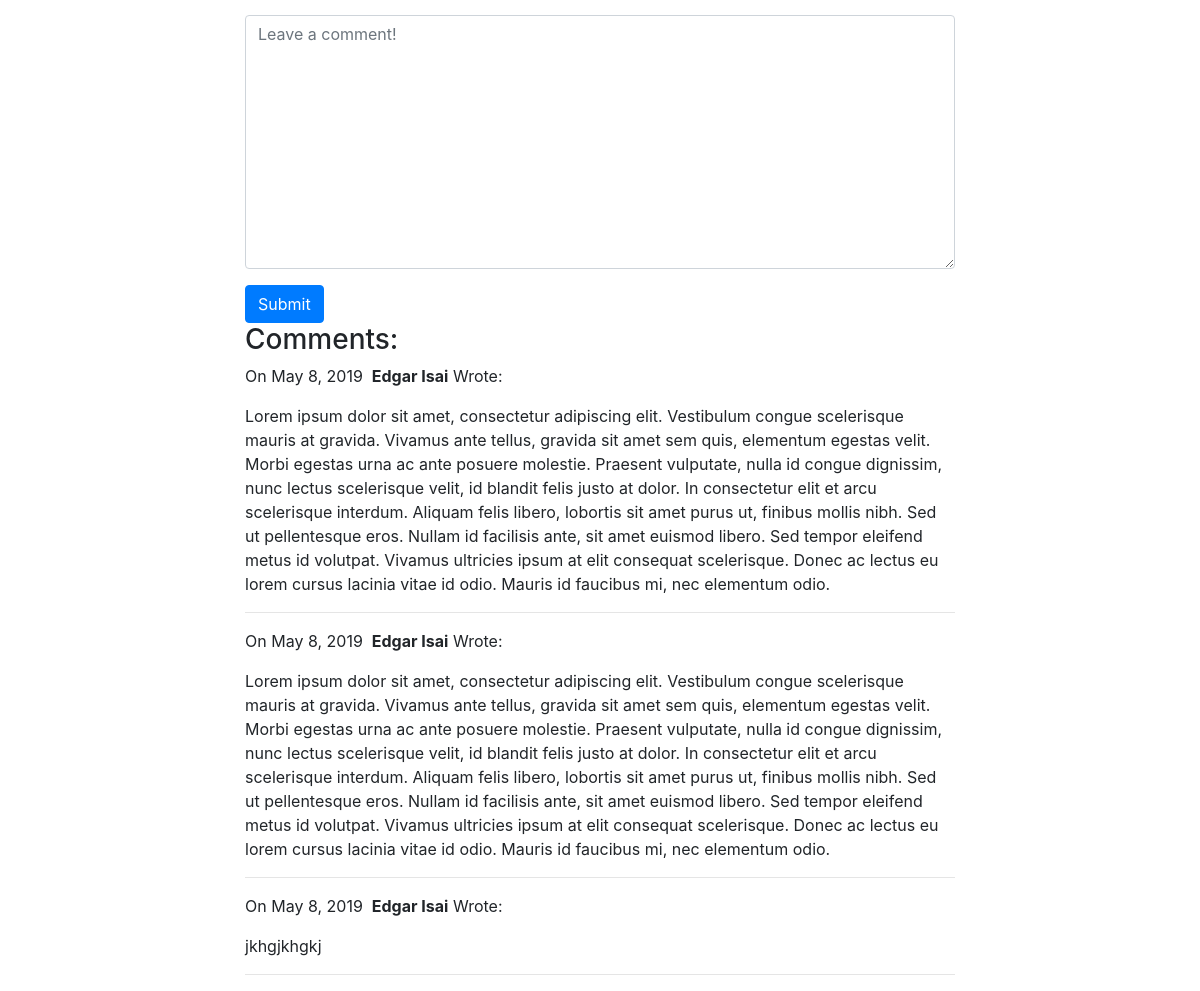
/blog/2/ (lower part), run on an earlier commit of the app's database.
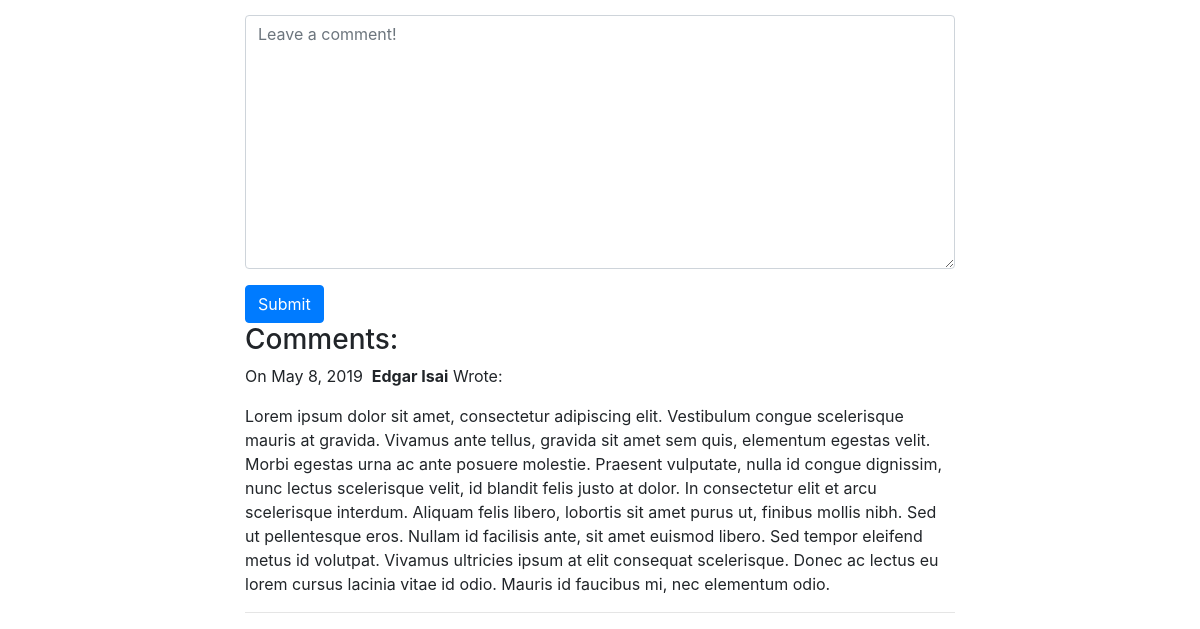
And on a later commit of the database.
### blog/models.py (models this page shows, shortened)
class Comment(models.Model):
    author = models.CharField(max_length=60)
    body = models.TextField()
    created_on = models.DateTimeField(auto_now_add=True)
    post = models.ForeignKey('Post', on_delete=models.CASCADE)

### blog/views.py (the view, shortened to what this page needs)
# urls.py: path("<int:pk>/", views.blog_detail, name="blog_detail"),
def blog_detail(request, pk):
    post = Post.objects.get(pk=pk)
    form = CommentForm()
    comments = Comment.objects.filter(post=post)
    context = {
        'post': post,
        'comments': comments,
        'form': form
    }
    return render(request, 'blog_detail.html', context)

### blog/forms.py
class CommentForm(forms.Form):
    author = forms.CharField(
        max_length=60,
        widget=forms.TextInput(attrs={
            'class': 'form-control',
            'placeholder': 'Your Name'
        })
    )
    body = forms.CharField(widget=forms.Textarea(
        attrs={
            'class': 'form-control',
            'placeholder': 'Leave a comment!'
        }
    ))

### blog/templates/blog_detail.html (shortened to what this page needs)
{% extends 'base.html' %}
{% block page_content %}
    <div class="col-md-8 offset-md-2">
    <form action="/blog/{{ post.pk }}/" method="post">
        <div class="form-group">
            {{ form.body }}
        </div>
        <button type="submit" class="btn btn-primary">Submit</button>
    </form>
    <h3>Comments:</h3>
    {% for comment in comments %}
        <p>
            On {{ comment.created_on.date }}&nbsp;
            <b>{{ comment.author }}</b> Wrote:
        </p>
        <p>{{ comment.body }}</p>
        <hr>
    {% endfor %}
    </div>
{% endblock %}

What changed in the data, as far as the page shows it:
removed Comment: created_on "May 8, 2019", author "Edgar Isai", body "Lorem ipsum dolor sit amet, consectetur adipiscing elit. Vestibulum congue scelerisque mauris at gravida. Vivamus ante tellus, gravida sit amet sem quis, elementum egestas velit. Morbi egestas urna ac ante posuere molestie. Praesent vulputate, nulla id congue dignissim, nunc lectus scelerisque velit, id blandit felis justo at dolor. In consectetur elit et arcu scelerisque interdum. Aliquam felis libero, lobortis sit amet purus ut, finibus mollis nibh. Sed ut pellentesque eros. Nullam id facilisis ante, sit amet euismod libero. Sed tempor eleifend metus id volutpat. Vivamus ultricies ipsum at elit consequat scelerisque. Donec ac lectus eu lorem cursus lacinia vitae id odio. Mauris id…"
removed Comment: created_on "May 8, 2019", author "Edgar Isai", body "jkhgjkhgkj"
